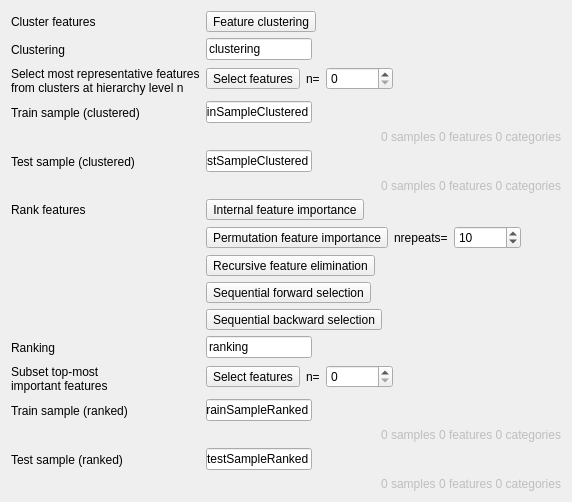
       <widget class="QWidget" name="tab_3">
        <attribute name="title">
         <string>Feature Selection</string>
        </attribute>
        <layout class="QFormLayout" name="formLayout_5">
         <item row="0" column="0">
          <widget class="QLabel" name="label_32">
           <property name="text">
            <string>Cluster features</string>
           </property>
          </widget>
         </item>
         <item row="0" column="1">
          <widget class="QToolButton" name="mRunFeatureClustering">
           <property name="text">
            <string>Feature clustering</string>
           </property>
           <property name="icon">
            <iconset>
             <normaloff>:/images/themes/default/processingAlgorithm.svg</normaloff>:/images/themes/default/processingAlgorithm.svg</iconset>
           </property>
           <property name="toolButtonStyle">
            <enum>Qt::ToolButtonTextBesideIcon</enum>
           </property>
          </widget>
         </item>
         <item row="4" column="0">
          <widget class="QLabel" name="label_24">
           <property name="text">
            <string>Clustering</string>
           </property>
          </widget>
         </item>
         <item row="4" column="1">
          <layout class="QHBoxLayout" name="horizontalLayout_6">
           <item>
            <widget class="QLineEdit" name="mFeatureClusteringBasename">
             <property name="sizePolicy">
              <sizepolicy hsizetype="Expanding" vsizetype="Fixed">
               <horstretch>1</horstretch>
               <verstretch>0</verstretch>
              </sizepolicy>
             </property>
             <property name="text">
              <string>clustering</string>
             </property>
            </widget>
           </item>
           <item>
            <widget class="QgsFileWidget" name="mFeatureClustering">
             <property name="sizePolicy">
              <sizepolicy hsizetype="Preferred" vsizetype="Preferred">
               <horstretch>2</horstretch>
               <verstretch>0</verstretch>
              </sizepolicy>
             </property>
             <property name="filter">
              <string>*.html</string>
             </property>
             <property name="relativeStorage">
              <enum>QgsFileWidget::RelativeDefaultPath</enum>
             </property>
            </widget>
           </item>
           <item>
            <widget class="QToolButton" name="mViewFeatureClustering">
             <property name="toolTip">
              <string/>
             </property>
             <property name="text">
              <string/>
             </property>
             <property name="icon">
              <iconset>
               <normaloff>:/qt-project.org/styles/commonstyle/images/filecontents-128.png</normaloff>:/qt-project.org/styles/commonstyle/images/filecontents-128.png</iconset>
             </property>
             <property name="iconSize">
              <size>
               <width>16</width>
               <height>16</height>
              </size>
             </property>
             <property name="toolButtonStyle">
              <enum>Qt::ToolButtonIconOnly</enum>
             </property>
             <property name="autoRaise">
              <bool>true</bool>
             </property>
            </widget>
           </item>
          </layout>
         </item>
         <item row="5" column="0">
          <widget class="QLabel" name="label_14">
           <property name="text">
            <string>Select most representative features
from clusters at hierarchy level n</string>
           </property>
          </widget>
         </item>
         <item row="5" column="1">
          <layout class="QHBoxLayout" name="horizontalLayout">
           <item>
            <widget class="QToolButton" name="mRunFeatureClusteringSelect">
             <property name="text">
              <string>Select features</string>
             </property>
             <property name="icon">
              <iconset>
               <normaloff>:/images/themes/default/processingAlgorithm.svg</normaloff>:/images/themes/default/processingAlgorithm.svg</iconset>
             </property>
             <property name="toolButtonStyle">
              <enum>Qt::ToolButtonTextBesideIcon</enum>
             </property>
            </widget>
           </item>
           <item>
            <widget class="QLabel" name="label_20">
             <property name="text">
              <string>n=</string>
             </property>
            </widget>
           </item>
           <item>
            <widget class="QgsSpinBox" name="mFeatureClusteringN">
             <property name="maximum">
              <number>999999999</number>
             </property>
            </widget>
           </item>
           <item>
            <spacer name="horizontalSpacer">
             <property name="orientation">
              <enum>Qt::Horizontal</enum>
             </property>
             <property name="sizeHint" stdset="0">
              <size>
               <width>40</width>
               <height>20</height>
              </size>
             </property>
            </spacer>
           </item>
          </layout>
         </item>
         <item row="6" column="0">
          <widget class="QLabel" name="label_27">
           <property name="text">
            <string>Train sample (clustered)</string>
           </property>
          </widget>
         </item>
         <item row="6" column="1">
          <layout class="QHBoxLayout" name="horizontalLayout_10">
           <item>
            <widget class="QLineEdit" name="mTrainSampleClusteredBasename">
             <property name="sizePolicy">
              <sizepolicy hsizetype="Expanding" vsizetype="Fixed">
               <horstretch>1</horstretch>
               <verstretch>0</verstretch>
              </sizepolicy>
             </property>
             <property name="text">
              <string>trainSampleClustered</string>
             </property>
            </widget>
           </item>
           <item>
            <widget class="QgsFileWidget" name="mTrainSampleClustered">
             <property name="enabled">
              <bool>true</bool>
             </property>
             <property name="sizePolicy">
              <sizepolicy hsizetype="Preferred" vsizetype="Preferred">
               <horstretch>2</horstretch>
               <verstretch>0</verstretch>
              </sizepolicy>
             </property>
             <property name="fileWidgetButtonVisible">
              <bool>true</bool>
             </property>
             <property name="filter">
              <string>*.pkl</string>
             </property>
             <property name="relativeStorage">
              <enum>QgsFileWidget::RelativeDefaultPath</enum>
             </property>
            </widget>
           </item>
           <item>
            <widget class="QToolButton" name="mViewTrainSampleClustered">
             <property name="toolTip">
              <string/>
             </property>
             <property name="text">
              <string/>
             </property>
             <property name="icon">
              <iconset>
               <normaloff>:/qt-project.org/styles/commonstyle/images/filecontents-128.png</normaloff>:/qt-project.org/styles/commonstyle/images/filecontents-128.png</iconset>
             </property>
             <property name="iconSize">
              <size>
               <width>16</width>
               <height>16</height>
              </size>
             </property>
             <property name="toolButtonStyle">
              <enum>Qt::ToolButtonIconOnly</enum>
             </property>
             <property name="autoRaise">
              <bool>true</bool>
             </property>
            </widget>
           </item>
          </layout>
         </item>
         <item row="7" column="1">
          <widget class="QLabel" name="mTrainSampleClusteredInfo">
           <property name="enabled">
            <bool>false</bool>
           </property>
           <property name="layoutDirection">
            <enum>Qt::LeftToRight</enum>
           </property>
           <property name="text">
            <string>0 samples 0 features 0 categories</string>
           </property>
           <property name="alignment">
            <set>Qt::AlignRight|Qt::AlignTrailing|Qt::AlignVCenter</set>
           </property>
          </widget>
         </item>
         <item row="8" column="0">
          <widget class="QLabel" name="label_26">
           <property name="text">
            <string>Test sample (clustered)</string>
           </property>
          </widget>
         </item>
         <item row="8" column="1">
          <layout class="QHBoxLayout" name="horizontalLayout_11">
           <item>
            <widget class="QLineEdit" name="mTestSampleClusteredBasename">
             <property name="sizePolicy">
              <sizepolicy hsizetype="Expanding" vsizetype="Fixed">
               <horstretch>1</horstretch>
               <verstretch>0</verstretch>
              </sizepolicy>
             </property>
             <property name="text">
              <string>testSampleClustered</string>
             </property>
            </widget>
           </item>
           <item>
            <widget class="QgsFileWidget" name="mTestSampleClustered">
             <property name="enabled">
              <bool>true</bool>
             </property>
             <property name="sizePolicy">
              <sizepolicy hsizetype="Preferred" vsizetype="Preferred">
               <horstretch>2</horstretch>
               <verstretch>0</verstretch>
              </sizepolicy>
             </property>
             <property name="fileWidgetButtonVisible">
              <bool>true</bool>
             </property>
             <property name="filter">
              <string>*.pkl</string>
             </property>
             <property name="relativeStorage">
              <enum>QgsFileWidget::RelativeDefaultPath</enum>
             </property>
            </widget>
           </item>
           <item>
            <widget class="QToolButton" name="mViewTestSampleClustered">
             <property name="toolTip">
              <string/>
             </property>
             <property name="text">
              <string/>
             </property>
             <property name="icon">
              <iconset>
               <normaloff>:/qt-project.org/styles/commonstyle/images/filecontents-128.png</normaloff>:/qt-project.org/styles/commonstyle/images/filecontents-128.png</iconset>
             </property>
             <property name="iconSize">
              <size>
               <width>16</width>
               <height>16</height>
              </size>
             </property>
             <property name="toolButtonStyle">
              <enum>Qt::ToolButtonIconOnly</enum>
             </property>
             <property name="autoRaise">
              <bool>true</bool>
             </property>
            </widget>
           </item>
          </layout>
         </item>
         <item row="9" column="1">
          <widget class="QLabel" name="mTestSampleClusteredInfo">
           <property name="enabled">
            <bool>false</bool>
           </property>
           <property name="layoutDirection">
            <enum>Qt::LeftToRight</enum>
           </property>
           <property name="text">
            <string>0 samples 0 features 0 categories</string>
           </property>
           <property name="alignment">
            <set>Qt::AlignRight|Qt::AlignTrailing|Qt::AlignVCenter</set>
           </property>
          </widget>
         </item>
         <item row="10" column="0">
          <widget class="QLabel" name="label_33">
           <property name="text">
            <string>Rank features</string>
           </property>
           <property name="alignment">
            <set>Qt::AlignLeading|Qt::AlignLeft|Qt::AlignVCenter</set>
           </property>
          </widget>
         </item>
         <item row="10" column="1">
          <widget class="QToolButton" name="mRunFeatureRankingInternal">
           <property name="text">
            <string>Internal feature importance</string>
           </property>
           <property name="icon">
            <iconset>
             <normaloff>:/images/themes/default/processingAlgorithm.svg</normaloff>:/images/themes/default/processingAlgorithm.svg</iconset>
           </property>
           <property name="toolButtonStyle">
            <enum>Qt::ToolButtonTextBesideIcon</enum>
           </property>
          </widget>
         </item>
         <item row="12" column="1">
          <widget class="QToolButton" name="mRunFeatureRankingRFE">
           <property name="text">
            <string>Recursive feature elimination</string>
           </property>
           <property name="icon">
            <iconset>
             <normaloff>:/images/themes/default/processingAlgorithm.svg</normaloff>:/images/themes/default/processingAlgorithm.svg</iconset>
           </property>
           <property name="toolButtonStyle">
            <enum>Qt::ToolButtonTextBesideIcon</enum>
           </property>
          </widget>
         </item>
         <item row="13" column="1">
          <widget class="QToolButton" name="mRunFeatureRankingSFSForward">
           <property name="text">
            <string>Sequential forward selection</string>
           </property>
           <property name="icon">
            <iconset>
             <normaloff>:/images/themes/default/processingAlgorithm.svg</normaloff>:/images/themes/default/processingAlgorithm.svg</iconset>
           </property>
           <property name="toolButtonStyle">
            <enum>Qt::ToolButtonTextBesideIcon</enum>
           </property>
          </widget>
         </item>
         <item row="14" column="1">
          <widget class="QToolButton" name="mRunFeatureRankingSFSBackward">
           <property name="text">
            <string>Sequential backward selection</string>
           </property>
           <property name="icon">
            <iconset>
             <normaloff>:/images/themes/default/processingAlgorithm.svg</normaloff>:/images/themes/default/processingAlgorithm.svg</iconset>
           </property>
           <property name="toolButtonStyle">
            <enum>Qt::ToolButtonTextBesideIcon</enum>
           </property>
          </widget>
         </item>
         <item row="15" column="0">
          <widget class="QLabel" name="label_22">
           <property name="text">
            <string>Ranking</string>
           </property>
          </widget>
         </item>
         <item row="15" column="1">
          <layout class="QHBoxLayout" name="horizontalLayout_14">
           <item>
            <widget class="QLineEdit" name="mFeatureRankingBasename">
             <property name="sizePolicy">
              <sizepolicy hsizetype="Expanding" vsizetype="Fixed">
               <horstretch>1</horstretch>
               <verstretch>0</verstretch>
              </sizepolicy>
             </property>
             <property name="text">
              <string>ranking</string>
             </property>
            </widget>
           </item>
           <item>
            <widget class="QgsFileWidget" name="mFeatureRanking">
             <property name="sizePolicy">
              <sizepolicy hsizetype="Preferred" vsizetype="Preferred">
               <horstretch>2</horstretch>
               <verstretch>0</verstretch>
              </sizepolicy>
             </property>
             <property name="filter">
              <string>*.html</string>
             </property>
             <property name="relativeStorage">
              <enum>QgsFileWidget::RelativeDefaultPath</enum>
             </property>
            </widget>
           </item>
           <item>
            <widget class="QToolButton" name="mViewFeatureRanking">
             <property name="toolTip">
              <string/>
             </property>
             <property name="text">
              <string/>
             </property>
             <property name="icon">
              <iconset>
               <normaloff>:/qt-project.org/styles/commonstyle/images/filecontents-128.png</normaloff>:/qt-project.org/styles/commonstyle/images/filecontents-128.png</iconset>
             </property>
             <property name="iconSize">
              <size>
               <width>16</width>
               <height>16</height>
              </size>
             </property>
             <property name="toolButtonStyle">
              <enum>Qt::ToolButtonIconOnly</enum>
             </property>
             <property name="autoRaise">
              <bool>true</bool>
             </property>
            </widget>
           </item>
          </layout>
         </item>
         <item row="16" column="0">
          <widget class="QLabel" name="label_17">
           <property name="text">
            <string>Subset top-most
important features</string>
           </property>
          </widget>
         </item>
         <item row="16" column="1">
          <layout class="QHBoxLayout" name="horizontalLayout_5">
           <item>
            <widget class="QToolButton" name="mRunFeatureRankingSelect">
             <property name="text">
              <string>Select features</string>
             </property>
             <property name="icon">
              <iconset>
               <normaloff>:/images/themes/default/processingAlgorithm.svg</normaloff>:/images/themes/default/processingAlgorithm.svg</iconset>
             </property>
             <property name="toolButtonStyle">
              <enum>Qt::ToolButtonTextBesideIcon</enum>
             </property>
            </widget>
           </item>
           <item>
            <widget class="QLabel" name="label_21">
             <property name="text">
              <string>n=</string>
             </property>
            </widget>
           </item>
           <item>
            <widget class="QgsSpinBox" name="mFeatureRankingN">
             <property name="maximum">
              <number>999999999</number>
             </property>
            </widget>
           </item>
           <item>
            <spacer name="horizontalSpacer_2">
             <property name="orientation">
              <enum>Qt::Horizontal</enum>
             </property>
             <property name="sizeHint" stdset="0">
              <size>
               <width>40</width>
               <height>20</height>
              </size>
             </property>
            </spacer>
           </item>
          </layout>
         </item>
         <item row="17" column="0">
          <widget class="QLabel" name="label_25">
           <property name="text">
            <string>Train sample (ranked)</string>
           </property>
          </widget>
         </item>
         <item row="17" column="1">
          <layout class="QHBoxLayout" name="horizontalLayout_15">
           <item>
            <widget class="QLineEdit" name="mTrainSampleRankedBasename">
             <property name="sizePolicy">
              <sizepolicy hsizetype="Expanding" vsizetype="Fixed">
               <horstretch>1</horstretch>
               <verstretch>0</verstretch>
              </sizepolicy>
             </property>
             <property name="text">
              <string>trainSampleRanked</string>
             </property>
            </widget>
           </item>
           <item>
            <widget class="QgsFileWidget" name="mTrainSampleRanked">
             <property name="enabled">
              <bool>true</bool>
             </property>
             <property name="sizePolicy">
              <sizepolicy hsizetype="Preferred" vsizetype="Preferred">
               <horstretch>2</horstretch>
               <verstretch>0</verstretch>
              </sizepolicy>
             </property>
             <property name="fileWidgetButtonVisible">
              <bool>true</bool>
             </property>
             <property name="filter">
              <string>*.pkl</string>
             </property>
             <property name="relativeStorage">
              <enum>QgsFileWidget::RelativeDefaultPath</enum>
             </property>
            </widget>
           </item>
           <item>
            <widget class="QToolButton" name="mViewTrainSampleRanked">
             <property name="toolTip">
              <string/>
             </property>
             <property name="text">
              <string/>
             </property>
             <property name="icon">
              <iconset>
               <normaloff>:/qt-project.org/styles/commonstyle/images/filecontents-128.png</normaloff>:/qt-project.org/styles/commonstyle/images/filecontents-128.png</iconset>
             </property>
             <property name="iconSize">
              <size>
               <width>16</width>
               <height>16</height>
              </size>
             </property>
             <property name="toolButtonStyle">
              <enum>Qt::ToolButtonIconOnly</enum>
             </property>
             <property name="autoRaise">
              <bool>true</bool>
             </property>
            </widget>
           </item>
          </layout>
         </item>
         <item row="18" column="1">
          <widget class="QLabel" name="mTrainSampleRankedInfo">
           <property name="enabled">
            <bool>false</bool>
           </property>
           <property name="layoutDirection">
            <enum>Qt::LeftToRight</enum>
           </property>
           <property name="text">
            <string>0 samples 0 features 0 categories</string>
           </property>
           <property name="alignment">
            <set>Qt::AlignRight|Qt::AlignTrailing|Qt::AlignVCenter</set>
           </property>
          </widget>
         </item>
         <item row="19" column="0">
          <widget class="QLabel" name="label_28">
           <property name="text">
            <string>Test sample (ranked)</string>
           </property>
          </widget>
         </item>
         <item row="19" column="1">
          <layout class="QHBoxLayout" name="horizontalLayout_16">
           <item>
            <widget class="QLineEdit" name="mTestSampleRankedBasename">
             <property name="sizePolicy">
              <sizepolicy hsizetype="Expanding" vsizetype="Fixed">
               <horstretch>1</horstretch>
               <verstretch>0</verstretch>
              </sizepolicy>
             </property>
             <property name="text">
              <string>testSampleRanked</string>
             </property>
            </widget>
           </item>
           <item>
            <widget class="QgsFileWidget" name="mTestSampleRanked">
             <property name="enabled">
              <bool>true</bool>
             </property>
             <property name="sizePolicy">
              <sizepolicy hsizetype="Preferred" vsizetype="Preferred">
               <horstretch>2</horstretch>
               <verstretch>0</verstretch>
              </sizepolicy>
             </property>
             <property name="fileWidgetButtonVisible">
              <bool>true</bool>
             </property>
             <property name="filter">
              <string>*.pkl</string>
             </property>
             <property name="relativeStorage">
              <enum>QgsFileWidget::RelativeDefaultPath</enum>
             </property>
            </widget>
           </item>
           <item>
            <widget class="QToolButton" name="mViewTestSampleRanked">
             <property name="toolTip">
              <string/>
             </property>
             <property name="text">
              <string/>
             </property>
             <property name="icon">
              <iconset>
               <normaloff>:/qt-project.org/styles/commonstyle/images/filecontents-128.png</normaloff>:/qt-project.org/styles/commonstyle/images/filecontents-128.png</iconset>
             </property>
             <property name="iconSize">
              <size>
               <width>16</width>
               <height>16</height>
              </size>
             </property>
             <property name="toolButtonStyle">
              <enum>Qt::ToolButtonIconOnly</enum>
             </property>
             <property name="autoRaise">
              <bool>true</bool>
             </property>
            </widget>
           </item>
          </layout>
         </item>
         <item row="20" column="1">
          <widget class="QLabel" name="mTestSampleRankedInfo">
           <property name="enabled">
            <bool>false</bool>
           </property>
           <property name="layoutDirection">
            <enum>Qt::LeftToRight</enum>
           </property>
           <property name="text">
            <string>0 samples 0 features 0 categories</string>
           </property>
           <property name="alignment">
            <set>Qt::AlignRight|Qt::AlignTrailing|Qt::AlignVCenter</set>
           </property>
          </widget>
         </item>
         <item row="11" column="1">
          <layout class="QHBoxLayout" name="horizontalLayout_25">
           <item>
            <widget class="QToolButton" name="mRunFeatureRankingPermutation">
             <property name="text">
              <string>Permutation feature importance</string>
             </property>
             <property name="icon">
              <iconset>
               <normaloff>:/images/themes/default/processingAlgorithm.svg</normaloff>:/images/themes/default/processingAlgorithm.svg</iconset>
             </property>
             <property name="toolButtonStyle">
              <enum>Qt::ToolButtonTextBesideIcon</enum>
             </property>
            </widget>
           </item>
           <item>
            <widget class="QLabel" name="label_31">
             <property name="text">
              <string>nrepeats=</string>
             </property>
            </widget>
           </item>
           <item>
            <widget class="QgsSpinBox" name="mFeatureClusteringN_2">
             <property name="minimum">
              <number>1</number>
             </property>
             <property name="maximum">
              <number>999999999</number>
             </property>
             <property name="value">
              <number>10</number>
             </property>
            </widget>
           </item>
           <item>
            <spacer name="horizontalSpacer_5">
             <property name="orientation">
              <enum>Qt::Horizontal</enum>
             </property>
             <property name="sizeHint" stdset="0">
              <size>
               <width>40</width>
               <height>20</height>
              </size>
             </property>
            </spacer>
           </item>
          </layout>
         </item>
        </layout>
       </widget>
